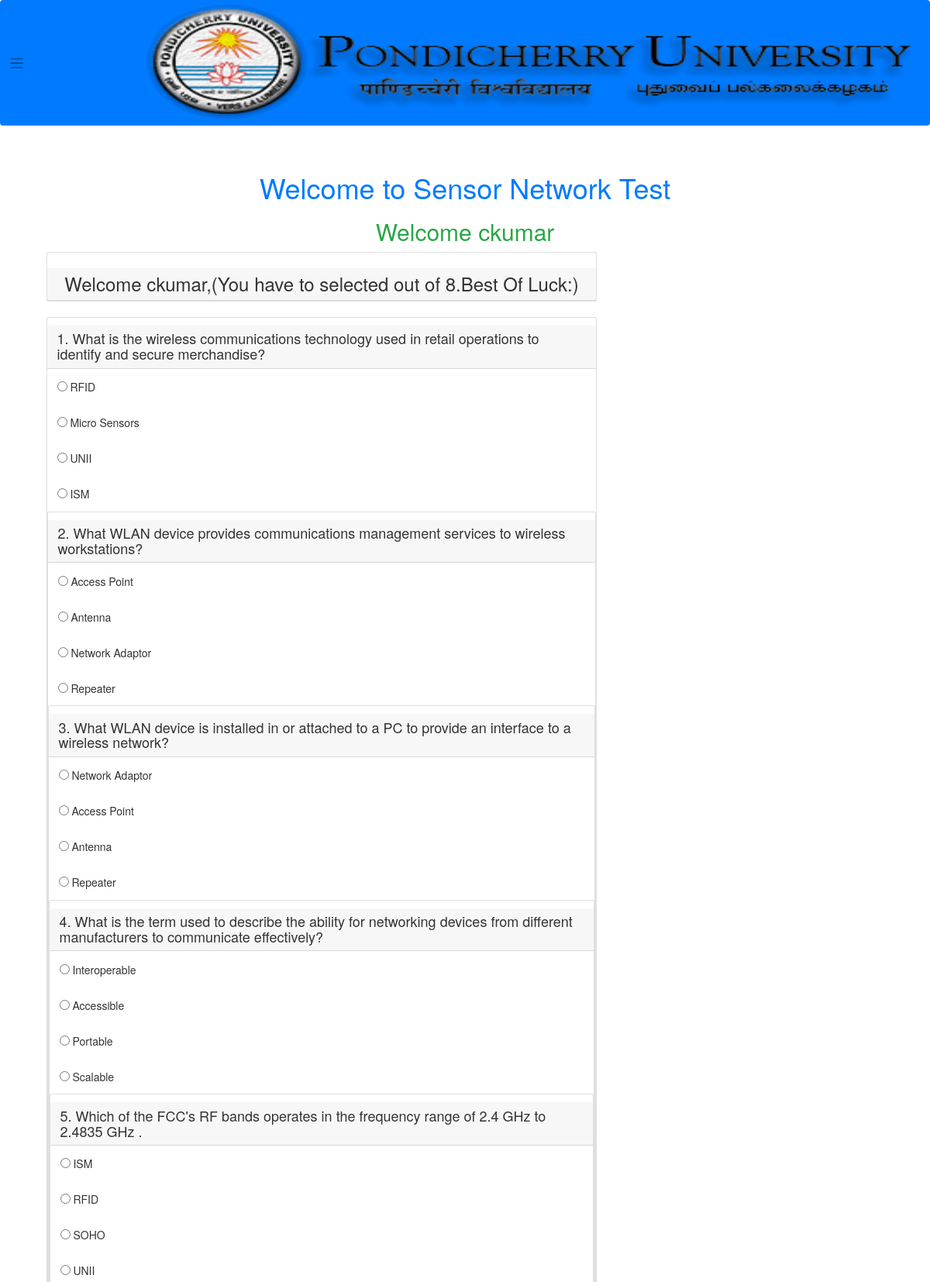
Page /squiz.php (signed in, upper part) on the committed database.
### tables this page shows
CREATE TABLE `questions1` (
  `q_id` int(255) NOT NULL,
  `question` varchar(255) NOT NULL,
  `ans_id` int(11) NOT NULL
);

CREATE TABLE `answers1` (
  `a_id` int(255) NOT NULL,
  `answer` varchar(255) NOT NULL,
  `ans_id` int(11) NOT NULL
);

### squiz.php (the view, shortened to what this page needs)
<?php
$con= mysqli_connect('localhost','root');
mysqli_select_db($con, 'quizdbase');
?>
<!DOCTYPE html>
<html>
<head>
	<link rel="stylesheet" href="https://stackpath.bootstrapcdn.com/boot strap/4.1.3/css/bootstrap.min.css">
   <link rel="stylesheet" href="https://maxcdn.bootstrapcdn.com/bootstrap/3.3.7/css/bootstrap.min.css">
</head>
<body>
	<nav class="navbar navbar-expand-lg navbar-light bg-primary" style="background-color:blue;">
    <span class="navbar-toggler-icon"></span>
  <img src="pondiuni.jpg" width="1000" height="150"/>
</nav>
	<div class="container">
<br> <h1 class="text-center text-primary">Welcome to Sensor Network Test</h1>
<h2 class="text-center text-success"> Welcome <?php echo $_SESSION['username']; ?> </h2>
<div class="col-lg-8 m-auto d-block">
<div class="card">
<h3 class="text-center card-header"> Welcome <?php echo $_SESSION['username']; ?>,(You have to selected out of 8.Best Of Luck:)</h3>
</div><br>
<form action="scheck.php" method='post'>
 <?php
 for($i=1; $i <16; $i++){
$q=" select * from questions1 where q_id=$i";
$query= mysqli_query($con,$q);
while ($rows=mysqli_fetch_array($query)) {
	?>
<div class="card">
<h4 class="card-header"> <?php echo $rows['question'] ?> </h4>
   <?php
      $q=" select * from answers1 where ans_id=$i";
     $query= mysqli_query($con,$q);
     while ($rows=mysqli_fetch_array($query)) {
	?>
<div class="card-body">
	<input type="radio" name="quizcheck<?php echo $rows['ans_id']; ?>" value=" <?php echo $rows['a_id']; ?>">
  <?php echo  $rows['answer']; ?>
</div>
<?php
    }
}
}
    ?>
</form>
</div>
</div>
<br><br>
	</body>
	</html>

### rows in the picture
questions1: question "1. What is the wireless communications technology used in retail operations to identify and secure merchandise?"
answers1: answer "RFID"
answers1: answer "Micro Sensors"
answers1: answer "UNII"
answers1: answer "ISM"
questions1: question "2. What WLAN device provides communications management services to wireless workstations?"
answers1: answer "Access Point"
answers1: answer "Antenna"
answers1: answer "Network Adaptor"
answers1: answer "Repeater"
questions1: question "3. What WLAN device is installed in or attached to a PC to provide an interface to a wireless network?"
answers1: answer "Network Adaptor"
answers1: answer "Access Point"
answers1: answer "Antenna"
answers1: answer "Repeater"
questions1: question "4. What is the term used to describe the ability for networking devices from different manufacturers to communicate effectively?"
answers1: answer "Interoperable"
answers1: answer "Accessible"
answers1: answer "Portable"
answers1: answer "Scalable"
questions1: question "5. Which of the FCC's RF bands operates in the frequency range of 2.4 GHz to 2.4835 GHz ."
answers1: answer "ISM"
answers1: answer "RFID"
answers1: answer "SOHO"
answers1: answer "UNII"

### other values in the picture
$_SESSION['username'] "ckumar"
